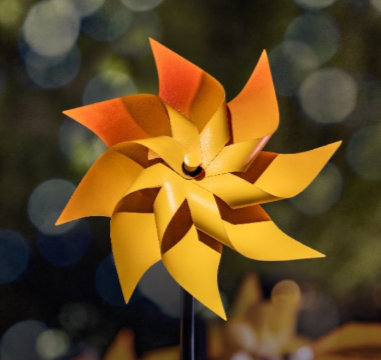
#> input picture Phase-4-Bitwise-Operations-Edge-Detection-and-Thresholding/canny_sample.png, 381 x 360 px
$ python canny.py
#> lines starting #> are read from the running program, lines starting #| are printed output that depends on the picture; after the words box and inside, x2 and y2 are one past the last pixel; in counts of white or black regions, pixels touching at a corner belong together
import cv2
image=cv2.imread("canny_sample.png",cv2.IMREAD_GRAYSCALE)
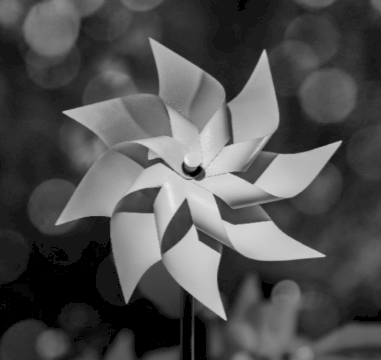
#> image: shape (360, 381); min 0, max 240, mean 79.7

if image is None:
    print("could not load image")

else:
    edges=cv2.Canny(image,50,180)
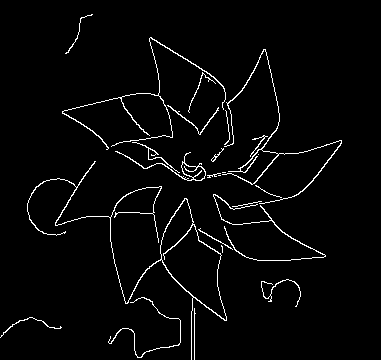
#> edges: shape (360, 381); 3% white in thin lines or dots, all inside (x1, y1, x2, y2) = (0, 14, 342, 360)
    cv2.imwrite("canny_output.png",edges)
    cv2.imshow("Canny edge detection",edges)
    cv2.waitKey(0)
    cv2.destroyAllWindows()
